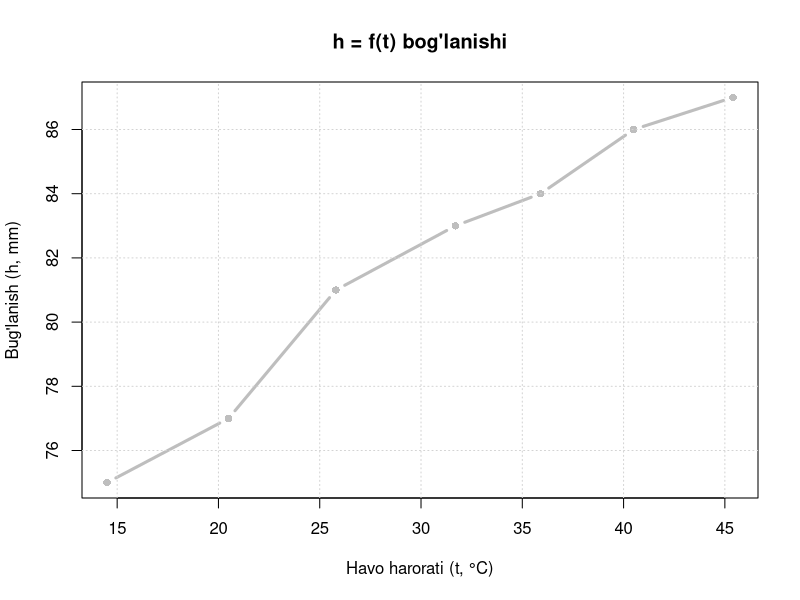

The R source for this figure: (Note: this script raises an error after producing the figure.)
#Authors: GAVKHAR Mamadjanova & ZULFIYA Kuranboyeva 
#----------------------------------------------------------------------------- #
#                       5a-amaliy mashg'ulot / Practical 5a                     #
# Y=a+b*x ko'rinishidagi tenglamaning noma'lum parametrlarini 3 usul bilan aniqlash
#     Estimation of the unknown parameters of the hydrological relationship 
#                           Y=a+b*x using three different methods
# 
# Authors: GAVKHAR Mamadjanova & ZULFIYA Kuranboyeva
# ----------------------------------------------------------------------------- #
#
# Ushbu amaliy mashg'ulotda berilgan o'zgaruvchilar:
# t - havo xarorati (°C) va h - suv yuzasidan bug'lanish qatlami (mm)
# Tenglama quyidagi holatga keltiriladi:
# h = a + b*t va bu yerdan a va b parametrlar hisoblablanadi.

# ----- 1. Boshlang'ich ma'lumotlarni kiritish ---------------------------------

h <- c(75.0, 77.0, 81.0, 83.0, 84.0, 86.0, 87.0)
t <- c(14.5, 20.5, 25.8, 31.7, 35.9, 40.5, 45.4)

n <- length(h)   # kuzatuvlar soni = 7

# ----- 2. Hisoblash jadvaliga kerakli ustunlarni tayyorlash -------------------
# t^2, h*t va ularning yig'indilari

t_squ <- t^2    # t ning kvadrati
ht    <- h * t  # h va t ko'paytmasi

cat("=== Yig'indi qiymatlar ===\n")
cat("  sum(h)     =", sum(h),     "\n")
cat("  sum(t)     =", sum(t),     "\n")
cat("  sum(t^2)   =", sum(t_squ), "\n")
cat("  sum(h*t)   =", sum(ht),    "\n\n")

# ----- 3. h = f(t) bog'lanish grafigini chizish -------------------------------

plot(t, h,
     type = "b",        # "b" = nuqtalar + chiziq
     pch  = 16,         # to'ldirilgan doira belgisi
     col  = "grey",
     lwd  = 3,
     main = "h = f(t) bog'lanishi",
     xlab = "Havo harorati (t, °C)",
     ylab = "Bug'lanish (h, mm)")
grid()

# ----- 4. TANLANGAN NUQTALAR USULI (1-usul) -----------------------------------

cat("=== 1-usul: TANLANGAN NUQTALAR USULI ===\n")
cat("  >>> Grafik oynasida chiziq ustidan 2 ta nuqtani cherting! <<<\n\n")

# locator(2) — foydalanuvchi grafikda 2 marta chertguncha kutadi,
#              so'ng chertilgan nuqtalarning x va y koordinatalarini beradi
nuqtalar <- locator(2)

# Chertilgan nuqtalarni t va h sifatida saqlash
# Kichigidan kattasiga tartiblash (t bo'yicha)
tartib <- order(nuqtalar$x)

t1 <- nuqtalar$x[tartib[1]]
h1 <- nuqtalar$y[tartib[1]]

t2 <- nuqtalar$x[tartib[2]]
h2 <- nuqtalar$y[tartib[2]]

cat("  Siz tanlagan nuqtalar:\n")
cat("  1-nuqta: t1 =", round(t1, 2), ", h1 =", round(h1, 2), "\n")
cat("  2-nuqta: t2 =", round(t2, 2), ", h2 =", round(h2, 2), "\n\n")

# Tanlangan nuqtalarni grafik ustiga chizish
abline(h = h1, v = t1, col = "blue",  lty = 2, lwd = 3)
abline(h = h2, v = t2, col = "green", lty = 2, lwd = 3)

# points() — chertilgan aniq joyga belgi qo'yish
# pch = 19 -> to'ldirilgan doira, cex = 1.8 -> belgi kattaligi
points(t1, h1, col = "blue",  pch = 19, cex = 1.8)
points(t2, h2, col = "green", pch = 19, cex = 1.8)

legend("bottomright",
       legend = c("1-nuqta", "2-nuqta"),
       col    = c("blue", "green"),
       lty    = 2, pch = 19, bty = "n")

# Tenglama sistemasi (qiymatlar avtomatik chiqadi):
#   h1 = a + b * t1
#   h2 = a + b * t2
#
# Matritsa shaklida: A1 * [a, b]' = B1
# rbind() — qatorlardan matrits tuzadi
A1 <- rbind(c(1, t1),
            c(1, t2))
B1 <- c(h1, h2)

# solve() — tenglama sistemasini yechadi
yechim1 <- solve(A1, B1)

a_1 <- yechim1[1]   # a parametri
b_1 <- yechim1[2]   # b parametri

cat("  a =", round(a_1, 2), "\n")
cat("  b =", round(b_1, 2), "\n")
cat("  Tenglama: h* =", round(a_1, 2), "+", round(b_1, 2), "* t\n\n")

# Hisoblangan h* qiymatlari — har bir t uchun
h_1 <- a_1 + b_1 * t

cat("  h_1 qiymatlari:\n")
print(round(h_1, 2))
cat("  sum(h_1) =", round(sum(h_1), 2), "\n\n")

# ----- 5. O'RTACHALAR USULI (2-usul) ------------------------------------------
#
# 7 ta kuzatuv ikki guruhga bo'linadi: birinchi 4 ta, keyin 3 ta
# Har bir guruh uchun yig'indilar hisoblanadi:
#   Σ1(h) = 4*a + b * Σ1(t)   --> 1-guruh (1-4 qatorlar)
#   Σ2(h) = 3*a + b * Σ2(t)   --> 2-guruh (5-7 qatorlar)
# =============================================================

cat("=== 2-usul: O'RTACHALAR USULI ===\n")

# Guruhlar bo'yicha yig'indilar
# [1:4] — birinchi 4 ta element (1,2,3,4-qatorlar)
# [5:7] — keyingi 3 ta element  (5,6,7-qatorlar)
sum_h1 <- sum(h[1:4])
sum_t1 <- sum(t[1:4])

sum_h2 <- sum(h[5:7])
sum_t2 <- sum(t[5:7])

cat("  1-guruh (1-4 qatorlar): sum(h) =", sum_h1, ", sum(t) =", sum_t1, "\n")
cat("  2-guruh (5-7 qatorlar): sum(h) =", sum_h2, ", sum(t) =", sum_t2, "\n")
cat("  Tuzilgan sistema:\n")
cat("   ", sum_h1, "= 4*a + b *", sum_t1, "\n")
cat("   ", sum_h2, "= 3*a + b *", sum_t2, "\n\n")

# Matritsa shaklida yechish
# Birinchi ustun — a ning koeffitsienti (1-guruhda 4, 2-guruhda 3)
# Ikkinchi ustun — b ning koeffitsienti (yig'indi t qiymatlari)
A2 <- rbind(c(4, sum_t1),
            c(3, sum_t2))
B2 <- c(sum_h1, sum_h2)

yechim2 <- solve(A2, B2)

a_2 <- yechim2[1]
b_2 <- yechim2[2]

cat("  a =", round(a_2, 2), "\n")
cat("  b =", round(b_2, 2), "\n")
cat("  Tenglama: h* =", round(a_2, 2), "+", round(b_2, 2), "* t\n\n")

# Hisoblangan h* qiymatlari
h_2 <- a_2 + b_2 * t

cat("  h_2 qiymatlari:\n")
print(round(h_2, 2))
cat("  sum(h_2) =", round(sum(h_2), 2), "\n\n")

# ----- 6. ENG KICHIK KVADRATLAR USULI (EKK) (3-usul) --------------------------

# Barcha kuzatuvlarni hisobga olgan holda normal tenglamalar sistemasini tuzish:
#   Σ(h)   = n*a    + b * Σ(t)
#   Σ(h*t) = a*Σ(t) + b * Σ(t^2)

cat("=== 3-usul: ENG KICHIK KVADRATLAR USULI (EKK) ===\n")
cat("  Tuzilgan sistema:\n")
cat("  ", sum(h),  "= 7*a + b *", sum(t), "\n")
cat("  ", sum(ht), "= a *", sum(t), "+ b *", sum(t_squ), "\n\n")

# Matrits shaklida yechish
A3 <- rbind(c(n,      sum(t)),
            c(sum(t), sum(t_squ)))
B3 <- c(sum(h), sum(ht))

yechim3 <- solve(A3, B3)

a_3 <- yechim3[1]
b_3 <- yechim3[2]

cat("  a =", round(a_3, 2), "\n")
cat("  b =", round(b_3, 2), "\n")
cat("  Tenglama: h* =", round(a_3, 2), "+", round(b_3, 2), "* t\n\n")

# Hisoblangan h* qiymatlari
h_3 <- a_3 + b_3 * t

cat("  h_3 qiymatlari:\n")
print(round(h_3, 2))
cat("  sum(h_3) =", round(sum(h_3), 2), "\n\n")

# ----- 7. Xatoliklarni hisoblash ----------------------------------------------
#
# Tenglama: Δ = h_kuzatilgan - h*_hisoblangan
# Qaysi usulda sum(|Δ|) kichik bo'lsa o'sha usul aniqroq hisoblanadi


cat("=== XATOLIKLARNI HISOBLASH ===\n\n")

Δ_1 <- h - h_1   # 1-usul xatoliklari
Δ_2 <- h - h_2   # 2-usul xatoliklari
Δ_3 <- h - h_3   # 3-usul xatoliklari

# ----- 8-QADAM: NATIJALAR JADVALI ---------------------------------
# Nazariya jadvalidagi barcha ustunlar: t^2, h*t,
# h1*, h2*, h3*, Δ1, Δ2, Δ3

natijalar <- data.frame(
  Nr      = 1:n,
  h       = h,
  t       = t,
  t2      = round(t_squ,   2),    # t^2
  ht      = round(ht,      2),    # h * t
  h1_hisob = round(h_1,    2),    # 1-usul hisoblangan
  h2_hisob = round(h_2,    2),    # 2-usul hisoblangan
  h3_hisob = round(h_3,    2),    # 3-usul hisoblangan
  Δ1  = round(Δ_1, 2),    # 1-usul xatoligi
  Δ2  = round(Δ_2, 2),    # 2-usul xatoligi
  Δ3  = round(Δ_3, 2)     # 3-usul xatoligi
)

cat("Natijalar jadvali (1-jadval bilan solishtiring):\n")
print(natijalar, row.names = FALSE)

# Yig'indi qator
cat("\nYig'indilar:\n")
cat("  sum(h)      =", sum(h),             "\n")
cat("  sum(t)      =", sum(t),             "\n")
cat("  sum(t^2)    =", sum(t_squ),         "\n")
cat("  sum(h*t)    =", sum(ht),            "\n")
cat("  sum(h1*)    =", round(sum(h_1), 2), "\n")
cat("  sum(h2*)    =", round(sum(h_2), 2), "\n")
cat("  sum(h3*)    =", round(sum(h_3), 2), "\n")
cat("  sum(Δ1) =", round(sum(Δ_1), 2), "\n")
cat("  sum(Δ2) =", round(sum(Δ_2), 2), "\n")
cat("  sum(Δ3) =", round(sum(Δ_3), 2), "\n\n")

# ----- 9. XULOSA — qaysi usul aniqroq? ----------------------------------------
# Nazariyaga ko'ra: sum(|Δ|) kichik bo'lgan usul afzal hisoblanadi

abs_sum <- c(sum(abs(Δ_1)),
             sum(abs(Δ_2)),
             sum(abs(Δ_3)))

usul_nomi <- c("Usul 1 (Tanlangan nuqtalar)",
               "Usul 2 (O'rtachalar)",
               "Usul 3 (EKK)")

eng_yaxshi <- which.min(abs_sum) # xatolilar summasi kichik bo'lgan usulni tanlash  

cat("Xatoliklar taqqoslash:\n")
cat("  sum(|Δ1|) =", round(abs_sum[1], 2), "\n")
cat("  sum(|Δ2|) =", round(abs_sum[2], 2), "\n")
cat("  sum(|Δ3|) =", round(abs_sum[3], 2), "\n\n")

cat("XULOSA:", usul_nomi[eng_yaxshi], "eng aniq natija berdi.\n")
cat("  sum(|Δ|) =", round(abs_sum[eng_yaxshi], 2), "\n\n")

 
 
